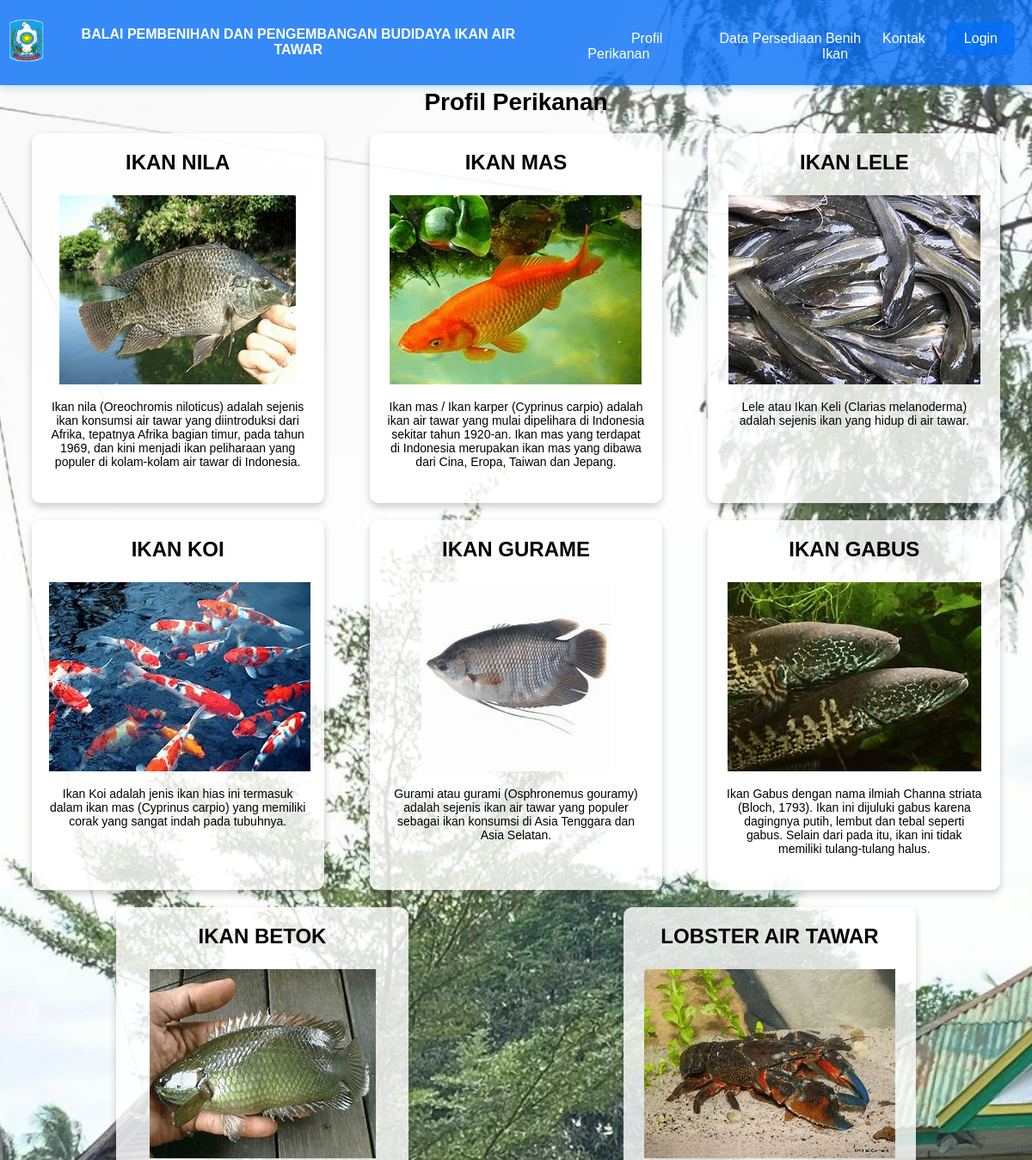
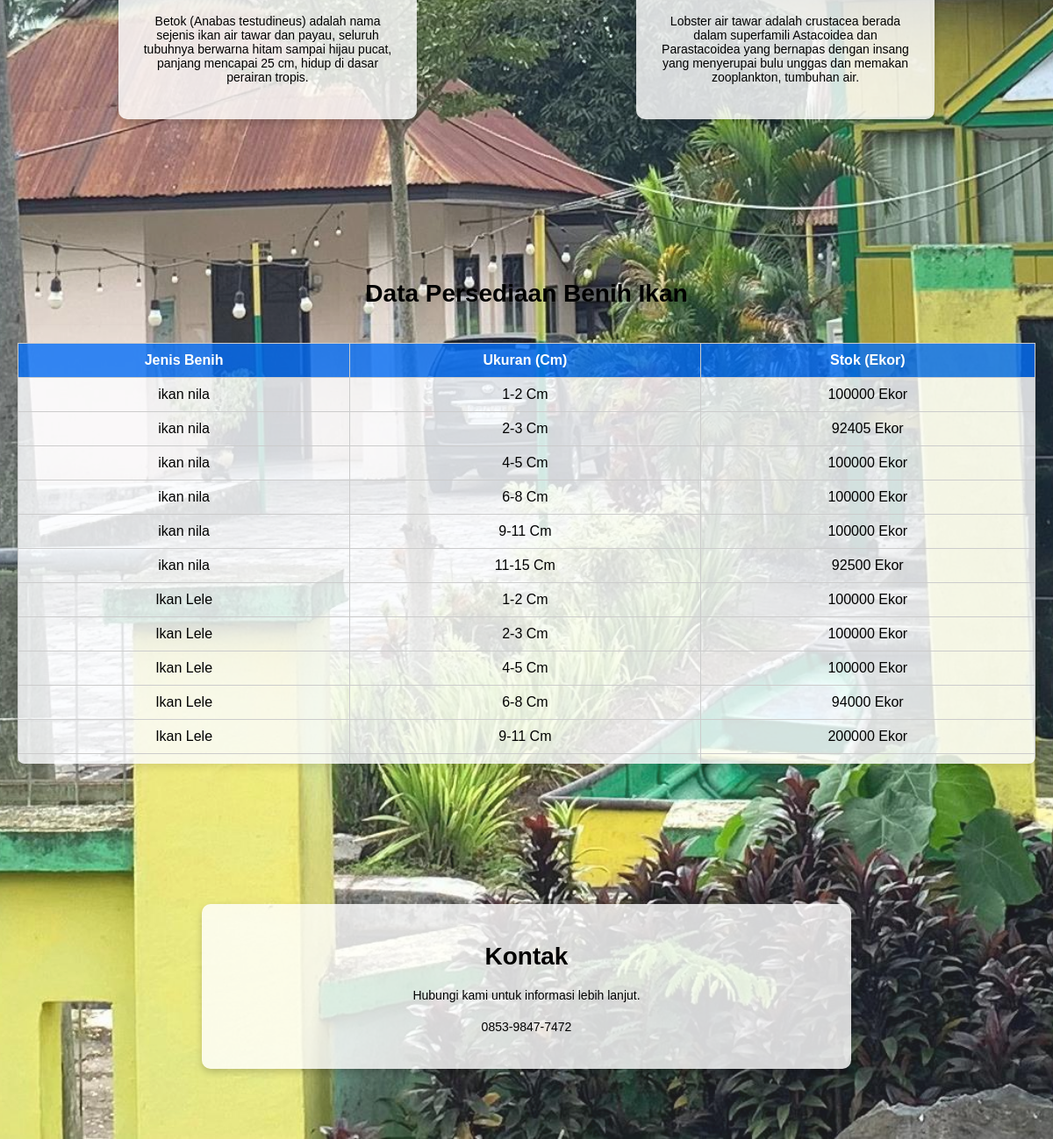
The page / on the database its author committed (2 pictures, top to bottom).
### tables this page shows
CREATE TABLE `data_persediaan` (
  `no` int(11) NOT NULL,
  `jenis_benih` varchar(100) NOT NULL,
  `ukuran` varchar(50) NOT NULL,
  `stok` int(11) DEFAULT 0
);

### index.php (the view, shortened to what this page needs)
<!DOCTYPE html>
<html lang="id">
<head>
    <link rel="stylesheet" href="style.css">
</head>
<body>
    <header class="header">
        <div class="container">
            <div class="logo">
                <img src="./gambar/Logo.png" alt="Logo">
            </div>
            <div class="company-info">
                <h4>BALAI PEMBENIHAN DAN PENGEMBANGAN BUDIDAYA IKAN AIR TAWAR</h4>
            </div>
            <nav class="nav-menu">
                <ul>
                    <li><a href="#tentang-perikanan">Profil Perikanan</a></li>
                    <li><a href="#data-benih">Data Persediaan Benih Ikan</a></li>
                    <li><a href="#kontak">Kontak</a></li>
                    <li><form action="form_login.php" method="post"><button type="submit" class="login-button">Login</button></form></li>
                </ul>
            </nav>
        </div>
    </header>
    <section id="tentang-perikanan" class="main-section">
        <div class="container">
            <h2>Profil Perikanan</h2>
            <div class="info-windows">
                <div class="info-window">
                    <h3>IKAN NILA</h3>
                    <img src="gambar/ikan_nila.png" alt="Ikan Nila">
                    <p>Ikan nila (Oreochromis niloticus) adalah sejenis ikan konsumsi air tawar yang diintroduksi dari Afrika, tepatnya Afrika bagian timur, pada tahun 1969, dan kini menjadi ikan peliharaan yang populer di kolam-kolam air tawar di Indonesia.</p>
                </div>
                <div class="info-window">
                    <h3>IKAN MAS</h3>
                    <img src="gambar/ikan_emas.png" alt="Ikan Mas">
                    <p>Ikan mas / Ikan karper (Cyprinus carpio) adalah ikan air tawar yang mulai dipelihara di Indonesia sekitar tahun 1920-an. Ikan mas yang terdapat di Indonesia merupakan ikan mas yang dibawa dari Cina, Eropa, Taiwan dan Jepang.</p>
                </div>
                <div class="info-window">
                    <h3>IKAN LELE</h3>
                    <img src="gambar/ikan_lele.png" alt="Ikan Lele">
                    <p>Lele atau Ikan Keli (Clarias melanoderma) adalah sejenis ikan yang hidup di air tawar.</p>
                </div>
                <div class="info-window">
                    <h3>IKAN KOI</h3>
                    <img src="gambar/ikan_koi.png" alt="Ikan Koi">
                    <p>Ikan Koi adalah jenis ikan hias ini termasuk dalam ikan mas (Cyprinus carpio) yang memiliki corak  yang sangat indah pada tubuhnya. </p>
                </div>
                <div class="info-window">
                    <h3>IKAN GURAME</h3>
                    <img src="gambar/ikan_gurame.png" alt="Ikan Gurame">
                    <p>Gurami atau gurami (Osphronemus gouramy) adalah sejenis ikan air tawar yang populer sebagai ikan konsumsi di Asia Tenggara dan Asia Selatan.</p>
                </div>
                <div class="info-window">
                    <h3>IKAN GABUS</h3>
                    <img src="gambar/ikan_gabus1.png" alt="Ikan Gabus">
                    <p>Ikan Gabus dengan nama ilmiah Channa striata (Bloch, 1793). Ikan ini dijuluki gabus karena dagingnya putih, lembut dan tebal seperti gabus. Selain dari pada itu, ikan ini tidak memiliki tulang-tulang halus.</p>
                </div>
                <div class="info-window">
                    <h3>IKAN BETOK</h3>
                    <img src="gambar/ikan_batok.png" alt="Ikan betok">
                    <p>Betok (Anabas testudineus) adalah nama sejenis ikan air tawar dan payau, seluruh tubuhnya berwarna hitam sampai hijau pucat, panjang mencapai 25 cm, hidup di dasar perairan tropis.</p>
                </div>
                <div class="info-window">
                    <h3>LOBSTER AIR TAWAR</h3>
                    <img src="gambar/lobster_air_tawar.png" alt="Lonster Air Tawar">
                    <p>Lobster air tawar adalah crustacea berada dalam superfamili Astacoidea dan Parastacoidea yang bernapas dengan insang yang menyerupai bulu unggas dan memakan zooplankton, tumbuhan air.</p>
                </div>
            </div>
        </div>
    </section>
    <section id="data-benih" class="main-section">
            <h2>Data Persediaan Benih Ikan</h2>
            <div class="scrollable-table">
            <table>
                <thead>
                    <tr>
                        <th>Jenis Benih</th>
                        <th>Ukuran (Cm)</th>
                        <th>Stok (Ekor)</th>
                    </tr>
                </thead>
                <tbody>
                    <?php
                    $servername = "localhost";
                    $username = "root";
                    $password = "";
                    $dbname = "db_persediaan";
                    $conn = new mysqli($servername, $username, $password, $dbname);
                    $sql = "SELECT no, jenis_benih,ukuran, stok FROM data_persediaan";
                    $result = $conn->query($sql);
                    if ($result->num_rows > 0) {
                        while($row = $result->fetch_assoc()) {
                            echo "<tr><td>" . $row["jenis_benih"] . "</td><td>" . $row["ukuran"] . " Cm</td><td>" . $row["stok"] . " Ekor</td></tr>";
                        }
                    } else {
                        echo "<tr><td colspan='3'>Tidak ada data</td></tr>";
                    }
                    ?>
                </tbody>
            </table>
        </div>
    </section>
    <section id="kontak" class="main-section">
        <div class="container">
            <div class="info-window2">
                <h2>Kontak</h2>
                <p>Hubungi kami untuk informasi lebih lanjut.</p>
                <p>0853-9847-7472</p>
            </div>
        </div>
    </section>
    <div class="background-image"></div>
</body>
</html>

### style.css (style rules this page uses)
body { margin: 0; font-family: 'Arial', sans-serif; background-color: #f0f0f0; overflow-x: hidden; }
.header { background-color: rgba(4, 110, 248, 0.8); color: white; padding: 10px 0; position: fixed; width: 100%; top: 0; z-index: 1000; box-shadow: 0 4px 8px rgba(5, 138, 247, 0.2); display: flex; align-items: center; justify-content: space-between; }
.header .container { display: flex; align-items: center; }
.logo img { height: 50px; margin-left: 10px; }
.company-info { text-align: center; margin-left: 20px; }
.nav-menu ul { list-style: none; margin: 0; padding: 0; display: flex; }
.nav-menu ul li { text-align: right; margin-left: 10px; margin-top: 10px; }
.nav-menu ul li a { color: white; text-decoration: none; padding: 10px 15px; border-radius: 5px; transition: background-color 0.3s ease; }
.nav-menu ul li:last-child { margin-right: 20px; }
.login-button { font-size: 100%; margin-top: -50px; background-color: rgba(4, 110, 248, 0.8); color: white; border: none; padding: 10px 20px; border-radius: 5px; cursor: pointer; transition: background-color 0.3s ease; }
.main-section { padding: 80px 20px; text-align: center; animation: fadeIn 1s ease-in-out; }
.main-section h2 { font-size: 28px; margin-bottom: 20px; }
.main-section p { font-size: 16px; margin-bottom: 20px; }
.main-section table { width: 100%; border-collapse: collapse; margin-top: 20px; transition: transform 0.3s ease, box-shadow 0.3s ease; }
.main-section table th, .main-section table td { border: 1px solid #ccc; padding: 10px; background-color: rgba(252, 253, 255, 0.822); }
.main-section table th { background-color: rgba(4, 110, 248, 0.801); color: white; }
.background-image { position: fixed; top: 0; left: 0; width: 100%; height: 100%; background: url('./gambar/background.jpeg') no-repeat center center fixed; background-size: cover; z-index: -1; opacity: 0.9; }
.info-windows { display: flex; justify-content: space-around; flex-wrap: wrap; gap: 20px; }
.info-window { background-color: rgba(255, 255, 255, 0.815); padding: 20px; border-radius: 10px; box-shadow: 0 4px 8px rgba(0, 0, 0, 0.2); width: 300px; transition: transform 0.3s ease, box-shadow 0.3s ease; }
.info-window h3 { margin-top: 0; font-size: 24px; }
.info-window p { font-size: 14px; }

### index.php (style rules this page uses)
.scrollable-table { max-height: 500px; overflow-y: auto; border: 0px solid #dee2e6; border-radius: 8px; box-shadow: 0 4px 8px rgba(0, 0, 0, 0.1); }
table { width: 100%; border-collapse: collapse; }
.info-window2 { background-color: rgba(255, 255, 255, 0.815); padding: 20px; border-radius: 10px; box-shadow: 0 4px 8px rgba(0, 0, 0, 0.2); width: 700px; transition: transform 0.3s ease, box-shadow 0.3s ease; margin: 0 auto; }
.info-window2 p { font-size: 14px; }

### rows shown on the page
data_persediaan: jenis_benih "ikan nila", ukuran "1-2", stok "100000"
data_persediaan: jenis_benih "ikan nila", ukuran "2-3", stok "92405"
data_persediaan: jenis_benih "ikan nila", ukuran "4-5", stok "100000"
data_persediaan: jenis_benih "ikan nila", ukuran "6-8", stok "100000"
data_persediaan: jenis_benih "ikan nila", ukuran "9-11", stok "100000"
data_persediaan: jenis_benih "ikan nila", ukuran "11-15", stok "92500"
data_persediaan: jenis_benih "Ikan Lele", ukuran "1-2", stok "100000"
data_persediaan: jenis_benih "Ikan Lele", ukuran "2-3", stok "100000"
data_persediaan: jenis_benih "Ikan Lele", ukuran "4-5", stok "100000"
data_persediaan: jenis_benih "Ikan Lele", ukuran "6-8", stok "94000"
data_persediaan: jenis_benih "Ikan Lele", ukuran "9-11", stok "200000"
